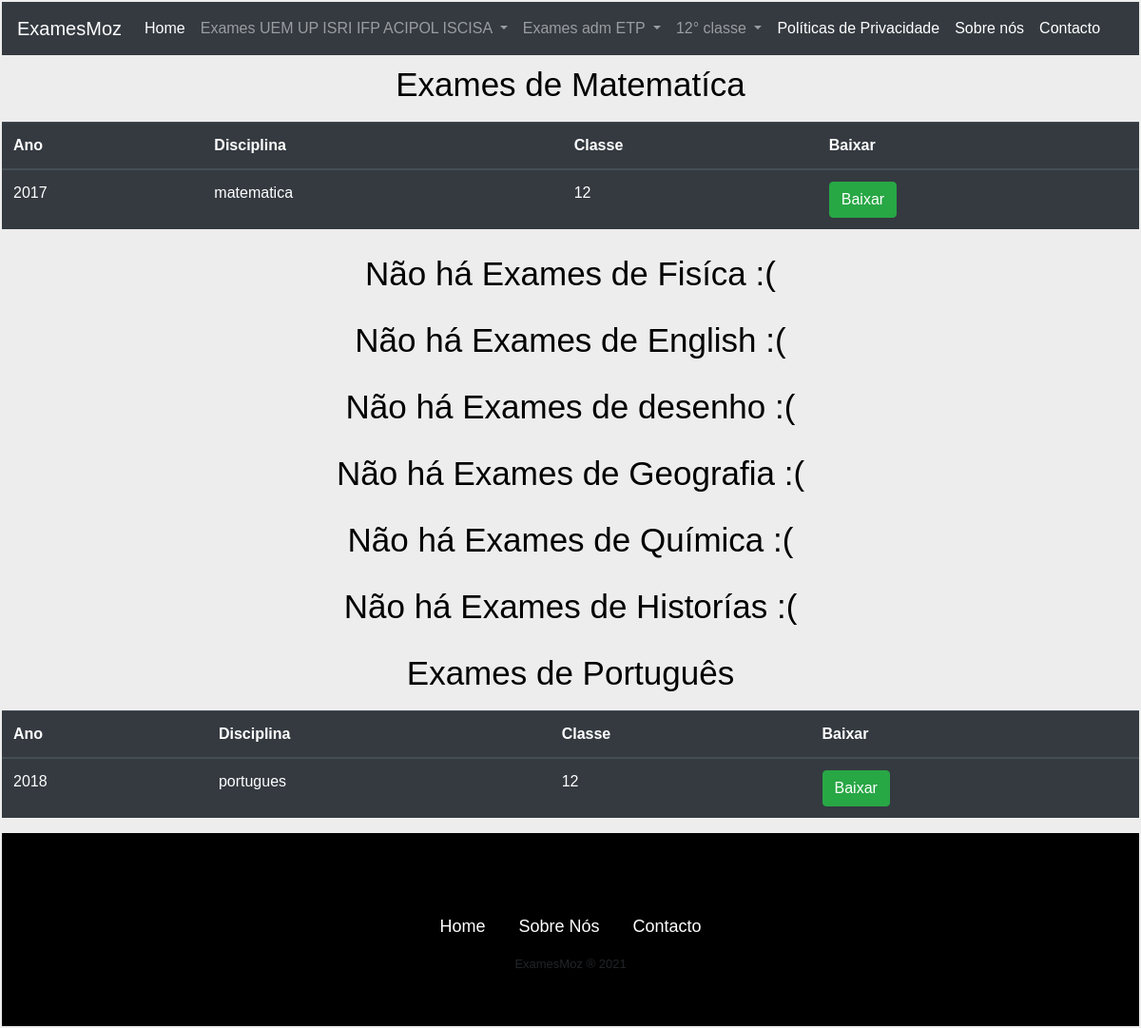
The app's page /escolar with its own data.
### exame/models.py (models this page shows, shortened)
class Exame(models.Model):
    DISCIPLINAS_CHOISES = (
            ('matematica', 'matematica'),
            ('fisica','fisica'),
            ('geografia','geografia'),
            ('portugues','portugues'),
            ('english','english'),
            ('quimica','quimica'),
            ('filosofia','filosofia'),
            ('desenho','desenho')
            )
    NIVEL_CHOISES = (
            ('medio','medio'),
            ('superior','superior'),
            ('escolar','escolar')
            )
    CLASSE_CHOISES = (
            ('12','12'),
            ('10','10')
            )
    UNI_CHOISES =(
            ('UEM', 'Universidade Eduardo Mondlane'),
            ('UP', 'Universidade Pedagógica'),
            ('UJC', 'Univeridade Jaoquim Chissano'),
            ('IFP','IFP'),
            ('ICISA','ICISA'),
            ('Outra','Outra'),
            ('escolar','escolar'),
            ('ETP','ETP')
            )
    ANO_CHOICES = (
           ('2000','2000'),
           ('2001','2001'),
           ('2002','2002'),
           ('2003','2003'),
           ('2004','2004'),
           ('2005','2005'),
           ('2006','2006'),
           ('2007','2007'),
           ('2008','2008'),
           ('2009','2009'),
           ('2010','2010'),
           ('2011','2011'),
           ('2012','2012'),
           ('2013','2013'),
           ('2014','2014'),
           ('2015','2015'),
           ('2016','2016'),
           ('2017','2017'),
           ('2018','2018'),
           ('2019','2019'),
           ('2020','2020'),
           ('2021','2021'),
           ('2022','2022'),
           ('2023','2023'),
           ('2024','2024'),
           ('2025','2025')
           )
    ano = models.CharField('Ano',max_length=4,unique=True, choices=ANO_CHOICES)
    disciplina = models.CharField('Disciplina',max_length=100, choices=DISCIPLINAS_CHOISES)
    instituicao = models.CharField('Instituição',max_length=100, choices=UNI_CHOISES)
    nivel = models.CharField('Nivel', max_length=100, choices=NIVEL_CHOISES)
    pdf = models.FileField('arquivo_pdf', upload_to='pdf', unique=True)
    classe = models.CharField('classe', max_length=100,blank=True,choices=CLASSE_CHOISES)
    class Meta:
        ordering = ['-ano',]

### exame/views.py (the view)
# urls.py: path('escolar',exame_escolar,name='exame_escolar'),
def exame_escolar(request):
    obj1= Exame.objects.filter(nivel='escolar',disciplina='portugues')
    obj2= Exame.objects.filter(nivel='escolar',disciplina='matematica')
    obj3 = Exame.objects.filter(nivel='escolar',disciplina='desenho')
    obj4 = Exame.objects.filter(nivel='escolar', disciplina='quimica')
    obj5 = Exame.objects.filter(nivel='escolar',disciplina='fisica')
    obj6 = Exame.objects.filter(nivel='escolar', disciplina='english')
    obj7 = Exame.objects.filter(nivel='escolar', disciplina='geografia')
    obj8 = Exame.objects.filter(nivel='escolar', disciplina='historia')
    contexto ={
            'fisicas':obj5,
            'matematicas':obj2,
            'portuguess':obj1,
            'desenhos':obj3,
            'quimicas':obj4,
            'englishs':obj6,
            'geografias':obj7,
            'historias':obj8
            }
    return render(request, 'exame_escolar.html', contexto)

### exame/templates/exame_escolar.html (shortened to what this page needs)
{% extends 'base.html' %}
{% load bootstrap4 %}
{% block conteudo %}
	{% if matematicas %}
	<h1 class=titulos>Exames de Matematíca</h1>
	<table class="table table-dark">
	 <thead>
	   <tr>
	     <th scope="col">Ano</th>
	     <th scope="col">Disciplina</th>
	     <th scope="col">Classe</th>
	     <th scope="col">Baixar</th>
	   </tr>
	 </thead>
	 {% for exame in matematicas %}
		 <tbody>
		   <tr>
		     <td scope="row">{{exame.ano}}</td>
		     <td scope="row">{{exame.disciplina}}</td>
		     <td scope="row">{{exame.classe}}</td>
		     <td scope="row">{% buttons %}<a href="{{exame.pdf.url}}" download><button type="button" class="btn btn-success">Baixar</button></a>{% endbuttons %}</td>
		   </tr>
		 </tbody>
	{% endfor %}
</table>
	{% endif %}
	{% if not fisicas %}
		<h1 class=titulos>Não há Exames de Fisíca :(</h1>
	{% endif %}
	{% if not englishs %}
		<h1 class=titulos>Não há Exames de English :(</h1>
	{% endif %}
	{% if not desenhos %}
		<h1 class=titulos>Não há Exames de desenho :(</h1>
	{% endif %}
	{% if not geografias %}
		<h1 class=titulos>Não há Exames de Geografia :(</h1>
	{% endif %}
	{% if not quimicas %}
		<h1 class=titulos>Não há Exames de Química :(</h1>
	{% endif %}
	{% if not historias %}
		<h1 class=titulos>Não há Exames de Historías :(</h1>
	{% endif %}
	{% if portuguess %}
		<h1 class=titulos>Exames de Português</h1>
		<table class="table table-dark">
	 <thead>
	   <tr>
	     <th scope="col">Ano</th>
	     <th scope="col">Disciplina</th>
	     <th scope="col">Classe</th>
	     <th scope="col">Baixar</th>
	   </tr>
	 </thead>
	 {% for exame in portuguess %}
		 <tbody>
		   <tr>
		     <td scope="row">{{exame.ano}}</td>
		     <td scope="row">{{exame.disciplina}}</td>
		     <td scope="row">{{exame.classe}}</td>
		     <td scope="row">{% buttons %}<a href="{{exame.pdf.url}}" download><button type="button" class="btn btn-success">Baixar</button></a>{% endbuttons %}</td>
		   </tr>
		 </tbody>
	{% endfor %}
</table>
	{% endif %}
{% endblock %}

### exame/static/css/style.css (style rules this page uses)
body { font-family:Arial; background-color:#f5fffa; box-sizing:border-box; padding:0px; margin:2px; background-color:#ededed; }
.titulos { color:black; text-align:center; font-size:35px; padding:10px; }

### records on screen
Exame: ano "2017", disciplina "matematica", classe "12"
Exame: ano "2018", disciplina "portugues", classe "12"
